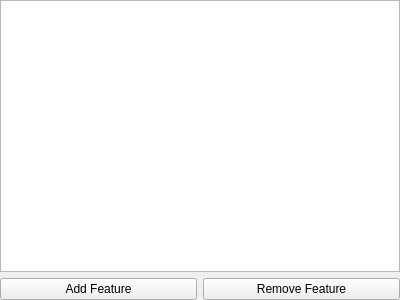
<?xml version="1.0" encoding="UTF-8"?>
<ui version="4.0">
 <class>FeatureList</class>
 <widget class="QWidget" name="FeatureList">
  <property name="geometry">
   <rect>
    <x>0</x>
    <y>0</y>
    <width>400</width>
    <height>300</height>
   </rect>
  </property>
  <property name="windowTitle">
   <string>Features</string>
  </property>
  <layout class="QGridLayout" name="gridLayout">
   <property name="margin">
    <number>0</number>
   </property>
   <item row="0" column="0" colspan="2">
    <widget class="QListWidget" name="featureList">
     <property name="sizePolicy">
      <sizepolicy hsizetype="Expanding" vsizetype="Ignored">
       <horstretch>0</horstretch>
       <verstretch>0</verstretch>
      </sizepolicy>
     </property>
    </widget>
   </item>
   <item row="1" column="0">
    <widget class="QPushButton" name="addFeature">
     <property name="text">
      <string>Add Feature</string>
     </property>
    </widget>
   </item>
   <item row="1" column="1">
    <widget class="QPushButton" name="removeFeature">
     <property name="text">
      <string>Remove Feature</string>
     </property>
    </widget>
   </item>
  </layout>
 </widget>
 <resources/>
 <connections/>
</ui>
